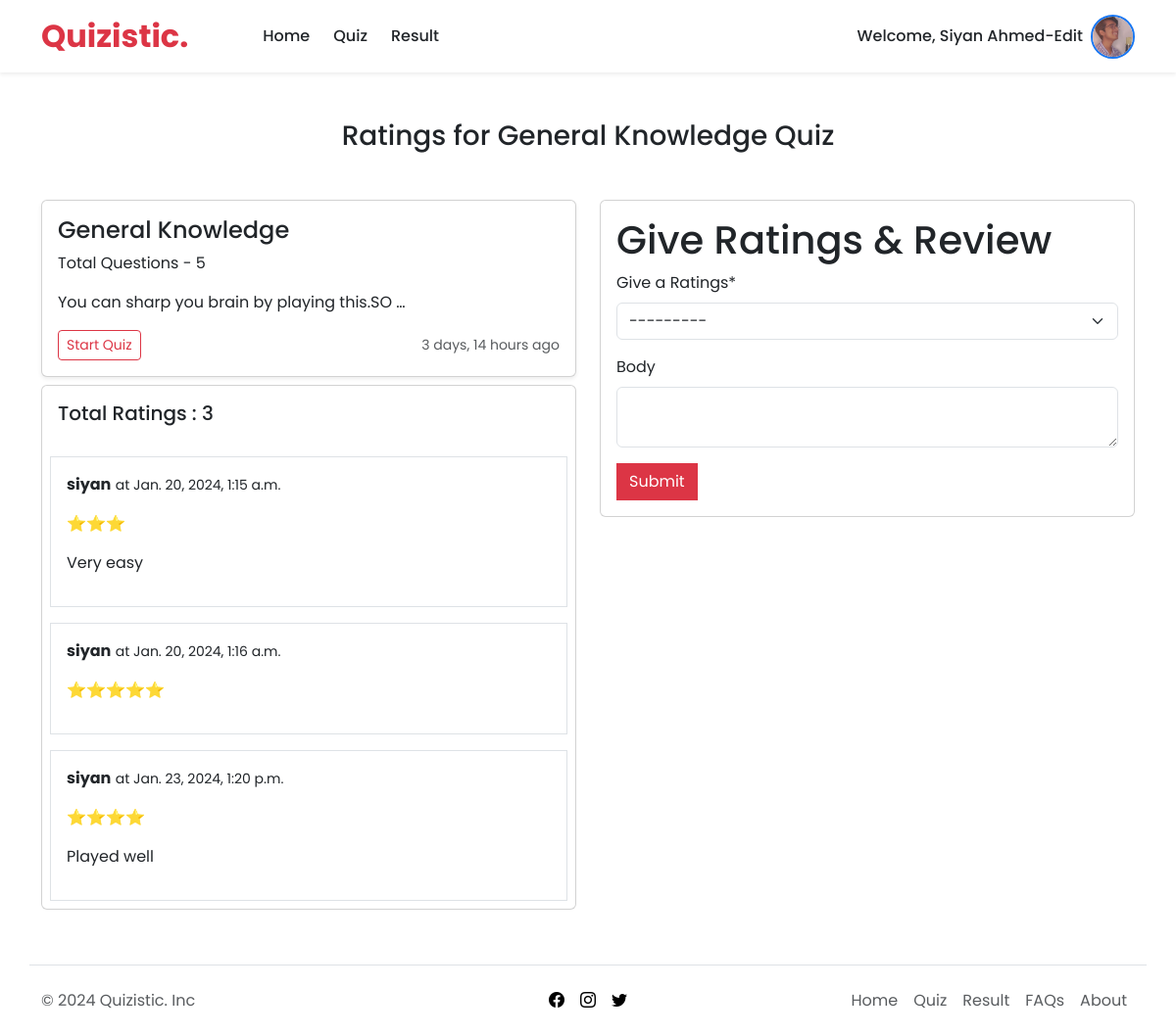
The app's page /quiz/ratings/3/ (signed in) with its own data.
### account/models.py (models this page shows, shortened)
class UserProfile(models.Model):
    user = models.OneToOneField(User, related_name='account', on_delete=models.CASCADE)
    profile_image = models.ImageField(upload_to='account/media/uploads/',default='account/media/uploads/user.png', blank = True, null = True)

### quiz/models.py (models this page shows, shortened)
class Quiz(models.Model):
    title = models.CharField(max_length=250)
    description = models.TextField()
    category = models.ForeignKey(Category, on_delete = models.CASCADE)
    created_at = models.DateTimeField(auto_now_add=True)
    updated_at = models.DateTimeField(auto_now=True)

class Comment(models.Model):
    quiz = models.ForeignKey(Quiz, on_delete=models.CASCADE, related_name='comments')
    user = models.ForeignKey(User, on_delete=models.CASCADE,null=True)
    choice = models.CharField(choices=RATINGS,max_length=20)
    body = models.TextField(blank=True, null=True)
    created_on = models.DateTimeField(auto_now_add=True)

### quiz/views.py (the view, shortened to what this page needs)
# urls.py: path('ratings/<int:id>/', views.RatingsView.as_view(), name='ratings'),
class RatingsView(DetailView):
    model = models.Quiz
    pk_url_kwarg = 'id'
    template_name = 'ratings.html'
    def get_context_data(self, **kwargs):
        context = super().get_context_data(**kwargs)
        quiz = self.object
        comments = quiz.comments.all()
        comment_form = forms.CommentForm()
        context['comments'] = comments
        context['comment_form'] = comment_form
        return context

### quiz/forms.py
class CommentForm(forms.ModelForm):
    class Meta:
        model = Comment
        fields = ['choice','body']
        labels = {
            'choice': 'Give a Ratings',
        }
    body = forms.CharField(
        widget=forms.Textarea(attrs={'rows': 2}),
        required=False
        )

### quiz/templates/ratings.html (shortened to what this page needs)
{% extends 'base.html' %}
{% load crispy_forms_tags %}
{% block content %}
<h3 class="text-center my-5">Ratings for {{quiz.title}} Quiz</h3>
<div class="row">
    <div class="col-12 col-md-6 order-2 order-md-1">
        <div class="col">
            <div class="card shadow-sm">
                <div class="card-body">
                    <h4>{{quiz.title}}</h4>
                    <p class="card-text">Total Questions - {{quiz.question_set.count}}</p>
                    <p class="card-text">{{quiz.description | truncatewords:8}}</p>
                    <div class="d-flex justify-content-between align-items-center">
                        <div class="btn-group">
                            <a href="{% url 'question' quiz.id %}" type="button"
                                class="btn btn-sm btn-outline-danger">Start
                                Quiz</a>
                        </div>
                        <small class="text-body-secondary">{{quiz.created_at | timesince}} ago</small>
                    </div>
                </div>
            </div>
        </div>
        <div class="card my-2">
            <h5 class="p-3">Total Ratings : {{comments | length}}</h5>
            {% for comment in comments %}
            <div class="card-body border m-2">
                <p><b>{{comment.user.username}}</b> <small>at {{comment.created_on}}</small></p>
                <p>{{comment.choice}}</p>
                <p>{{comment.body}}</p>
            </div>
            {% endfor %}
        </div>
    </div>
    <div class="col-12 col-md-6 order-1 order-md-2 mb-2">
        <div class="card">
            <div class="card-body">
                <form method="post">
                    <h1>Give Ratings & Review</h1>
                    {{comment_form | crispy}}
                    {% if user.is_authenticated %}
                    <button class="btn btn-danger rounded-0" type="submit">Submit</button>
                    {% else %}
                    <a href="{% url 'login' %}" class="btn btn-primary  px-3 py-1 rounded-0">Login to
                        Give
                        Feedback</a>
                    {% endif %}
            </div>
        </div>
    </div>
</div>
{% endblock %}

### templates/navbar.html (shortened to what this page needs)
{% load static %}
<nav class="navbar navbar-expand-lg shadow-sm ">
    <div class=" container ">
        <a class="navbar-brand text-danger fw-bolder fs-2" href="{% url 'home' %}">Quizistic.</a>
        <div class="collapse navbar-collapse gap-2 " id="navbarNavAltMarkup">
            <div class="navbar-nav  ps-lg-5 item-nav ">
                <a class="btn  btn-outline-dark rounded-0 border-0  fw-medium" aria-current="page"
                    href="{% url 'home' %}">Home</a>
                {% if user.is_authenticated %}
                <a class="btn  btn-outline-dark rounded-0 border-0  fw-medium" aria-current="page"
                    href="{% url 'all_quiz' %}">Quiz</a>
                <a class="btn  btn-outline-dark rounded-0 border-0  fw-medium" aria-current="page"
                    href="{% url 'result' %}">Result</a>
                {% endif %}
            </div>
            <div class="navbar-nav  item-nav gap-2 ms-lg-auto 2 align-items-center ">
                {% if user.is_authenticated %}
                <div class="fw-medium ">Welcome, {{ request.user.first_name }} {{ request.user.last_name }} </div>
                <div class="btn-group dropstart" data-bs-hover="dropdown">
                    <button type=" button" class="btn px-0 border-0 rounded-0" data-bs-toggle="dropdown">
                        {% if user.account.profile_image and user.account.profile_image.url %}
                        <img src="{{ user.account.profile_image.url }}" class="profile-pic" alt="Profile Pic"
                            style="border-radius: 50%; height: 45px; width: 45px; object-fit: cover; object-position: 50% 20%; border: 2px solid #1877f2;">
                        {% else %}
                        <img src="{% static 'images/default.png' %}" class="profile-pic" alt="Default Profile Pic"
                            style="border-radius: 50%; height: 45px; width: 45px; object-fit: cover; object-position: 50% 20%; border: 2px solid #1877f2;">
                        {% endif %}
                    </button>
                </div>
                {% else%}
                <a href=" {% url 'register' %}" class="btn btn-outline-danger rounded-0">Sign Up</a>
                <a href="{% url 'login' %}" class="btn btn-danger rounded-0">Login</a>
                {% endif %}
            </div>
        </div>
    </div>
</nav>

### static/css/style.css (style rules this page uses)
body { font-family: poppins; }
.profile-pic { width: 50px; height: 50px; border-radius: 50%; }

### records on screen
Quiz: title "General Knowledge", question_set.count "5", description "You can sharp you brain by playing this.SO …", created_at "3 days, 14 hours"
Comment: user.username "siyan", created_on "Jan. 20, 2024, 1:15 a.m.", choice "⭐⭐⭐", body "Very easy"
Comment: user.username "siyan", created_on "Jan. 20, 2024, 1:16 a.m.", choice "⭐⭐⭐⭐⭐"
Comment: user.username "siyan", created_on "Jan. 23, 2024, 1:20 p.m.", choice "⭐⭐⭐⭐", body "Played well"

### other values on screen
{{ request.user.first_name }} "Siyan"
{{ request.user.last_name }} "Ahmed-Edit"
{{ comments | length }} "3"
